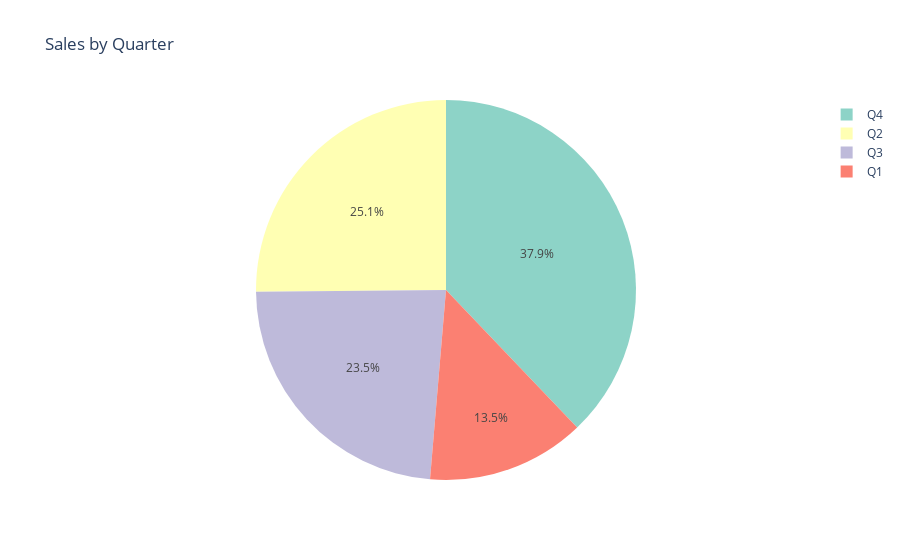

Notebook code for this chart:
### Code cell
# Ploting a Pie Chart to Demonestrate Sales by Quarter

fig = px.pie( data_frame = df , names = "Q" , values = "Sales" , title = "Sales by Quarter" , color_discrete_sequence = px.colors.qualitative.Set3)
fig.show()

### Figure 1 — Plotly figure (JSON) as saved in the notebook; plotly's stock layout.template omitted (floating-point values rounded to 4 significant figures; data arrays with more than 128 entries replaced by an {"elided": "..."} marker saying what was removed)
{"data": [{"domain": {"x": [0, 1], "y": [0, 1]}, "hovertemplate": "Q=%{label}<br>Sales=%{value}<extra></extra>", "labels": {"elided": "368 str values"}, "legendgroup": "", "name": "", "showlegend": true, "type": "pie", "values": {"elided": "368 int values"}}], "layout": {"legend": {"tracegroupgap": 0}, "piecolorway": ["rgb(141,211,199)", "rgb(255,255,179)", "rgb(190,186,218)", "rgb(251,128,114)", "rgb(128,177,211)", "rgb(253,180,98)", "rgb(179,222,105)", "rgb(252,205,229)", "rgb(217,217,217)", "rgb(188,128,189)", "rgb(204,235,197)", "rgb(255,237,111)"], "title": {"text": "Sales by Quarter"}}}
